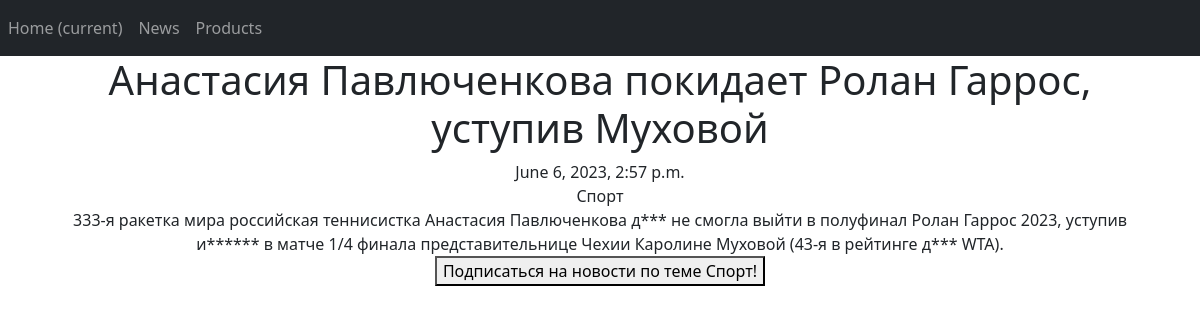
The app's page /articles/1 (signed in) with its own data.
### news/models.py (models this page shows, shortened)
class Post(models.Model):
    author = models.ForeignKey(Author, on_delete=models.CASCADE)
    type = models.BooleanField(default=False, choices=name)  # False = статья, можно переделать, если будет больше вариантов
    time_in = models.DateTimeField(auto_now_add=True)
    post_name = models.CharField(max_length=100)
    post_text = models.TextField(default="Тут должен быть идиотский контент, а будет абракадабра, для проверки задания: дурак ываываываф идиот ыафыаываывфа мудак ываф ываф ывп фывп фвап фвп выа фывп фыва выа ыфвп выа фыв афвыа ывф.")
    post_rating = models.IntegerField(default=0)
    post_chek = models.BooleanField(default=False)
    category = models.ManyToManyField(Category, through='PostCategory')

class Category(models.Model):
    cat_name = models.CharField(max_length=50, unique=True)
    users = models.ManyToManyField(User, through='UserCategory')

### news/views.py (the view)
# urls.py: path('articles/<int:pk>', NewsDetail.as_view(), name='post_detail'),
class NewsDetail(LoginRequiredMixin, DetailView):
    model = Post
    template_name = 'news.html'
    context_object_name = 'news'

### news/templatetags/custom_filters.py (called while the page is built)
@register.filter()
def censor(value):
   a = ['идиот', 'дура', 'мудак']
   text_list = value.split()
   for i in a:
      for j in range(len(text_list)):
         if i in text_list[j]:
            text_list[j] = text_list[j][0] + '*'*(len(text_list[j])-1)
   text = ' '.join(text_list)
   return text

### templates/news.html (shortened to what this page needs)
{% extends 'flatpages/base.html' %}
{% load custom_filters %}
{% block content %}
<h1>{{ news.post_name | censor }}</h1>
{{ news.time_in | date:"DATETIME_FORMAT"}} <br>
{% for category in news.category.values %}
    {{ category.cat_name }} <br>
{%endfor%}
{{ news.post_text | censor }} <br>
{% for category in news.category.values %}
<form method="GET" name="callback" action="sign_me/">
  <button type="submit" name="Подписаться"> Подписаться на новости  по теме {{ category.cat_name }}!</button>
</form>
{%endfor%}
{% endblock content %}

### records on screen
Post: post_name|censor "Анастасия Павлюченкова покидает Ролан Гаррос, уступив Муховой", time_in "June 6, 2023, 2:57 p.m.", post_text|censor "333-я ракетка мира российская теннисистка Анастасия Павлюченкова д*** не смогла выйти в полуфинал Ролан Гаррос 2023, уступив и****** в матче 1/4 финала представительнице Чехии Каролине Муховой (43-я в рейтинге д*** WTA)."
Category: cat_name "Спорт"
